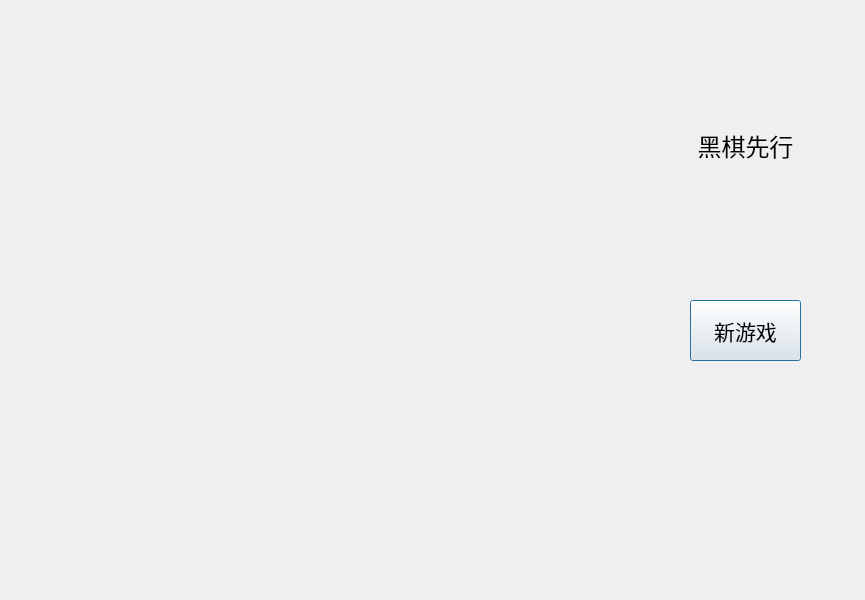
<?xml version="1.0" encoding="UTF-8"?>
<ui version="4.0">
 <class>Dialog</class>
 <widget class="QDialog" name="Dialog">
  <property name="geometry">
   <rect>
    <x>0</x>
    <y>0</y>
    <width>865</width>
    <height>600</height>
   </rect>
  </property>
  <property name="windowTitle">
   <string>Dialog</string>
  </property>
  <widget class="QLabel" name="label_board">
   <property name="geometry">
    <rect>
     <x>0</x>
     <y>0</y>
     <width>600</width>
     <height>600</height>
    </rect>
   </property>
   <property name="styleSheet">
    <string notr="true">QLabel#label_board{
border-image: url(:/new/image/background.png);
}</string>
   </property>
   <property name="text">
    <string/>
   </property>
  </widget>
  <widget class="QLabel" name="label">
   <property name="geometry">
    <rect>
     <x>680</x>
     <y>120</y>
     <width>131</width>
     <height>51</height>
    </rect>
   </property>
   <property name="font">
    <font>
     <pointsize>18</pointsize>
    </font>
   </property>
   <property name="text">
    <string>黑棋先行</string>
   </property>
   <property name="alignment">
    <set>Qt::AlignCenter</set>
   </property>
  </widget>
  <widget class="QPushButton" name="pushButton">
   <property name="geometry">
    <rect>
     <x>690</x>
     <y>300</y>
     <width>111</width>
     <height>61</height>
    </rect>
   </property>
   <property name="font">
    <font>
     <pointsize>16</pointsize>
    </font>
   </property>
   <property name="text">
    <string>新游戏</string>
   </property>
  </widget>
 </widget>
 <layoutdefault spacing="6" margin="11"/>
 <resources/>
 <connections/>
</ui>
